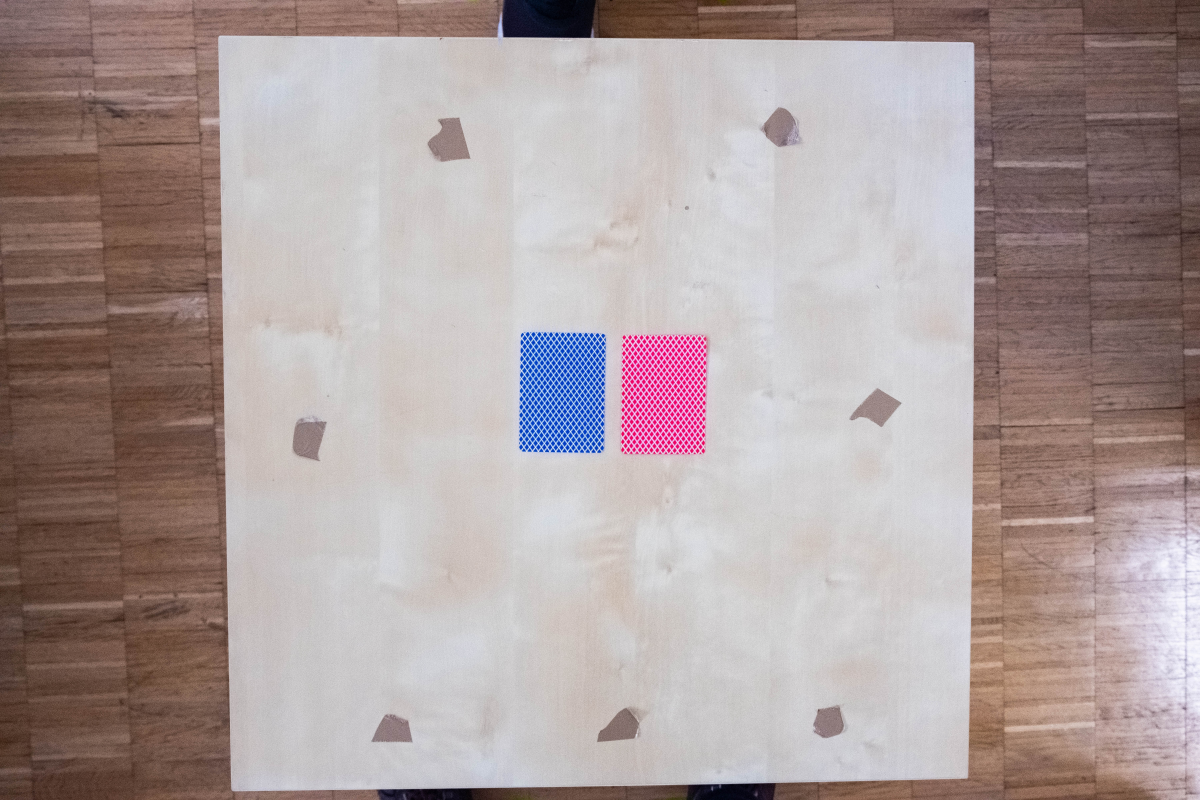
#> input picture data/image_setup/back_cards.jpg, 6000 x 4000 px (shown at 1/5 size)
$ python -i our_utils.py   (imports and definitions only)
#> lines starting #> are read from the running program, lines starting #| are printed output that depends on the picture; after the words box and inside, x2 and y2 are one past the last pixel; in counts of white or black regions, pixels touching at a corner belong together
#> further down, picture is the input picture: shape (4000, 6000, 3); mean B, G, R 157, 158.1, 172.1
import os

import PIL.Image
import skimage
import cv2
import numpy as np
import skimage.exposure as e


# function to select from an array of points delimiting a shape, those corresponding to the corners
def corners(lis, im):
    height = im.shape[0]
    width = im.shape[1]
    n = len(lis)
    corners = []
    if np.abs(lis[0][0][1] - lis[1][0][0]) > np.abs(lis[0][0][1] - lis[1][0][0]):
        old_axis = "x"
    else:
        old_axis = "y"
    for i in range(len(lis)+1):
        if np.abs(lis[(i+1)%n][0][0] - lis[i%n][0][0]) > np.abs(lis[(i+1)%n][0][1] - lis[i%n][0][1]):
            current_axis = "x"
        else:
            current_axis = "y"
        if current_axis != old_axis:
            old_axis = current_axis
            corners.append(lis[i%n][0][:])
            continue
    corners = np.array(corners)

    while len(corners)>4:

        right = list(map(lambda x: x[0] > width//2, corners))
        if len(np.array(corners)[right]) != 2:
            rem = np.argmin([x[0] for x in np.array(corners)[right]])
            corners = np.delete(corners, rem, axis = 0)

        left = list(map(lambda x: x[0] <= width//2, corners))
        if len(np.array(corners)[left]) != 2:
            rem = np.argmax([x[0] for x in np.array(corners)[left]])
            corners = np.delete(corners, rem, axis = 0)

        up = list(map(lambda x: x[1] > height//2, corners))
        if len(np.array(corners)[up]) != 2:
            rem = np.argmin([x[1] for x in np.array(corners)[up]])
            corners = np.delete(corners, rem, axis = 0)

        down = list(map(lambda x: x[1] <= height//2, corners))
        if len(np.array(corners)[down]) != 2:
            rem = np.argmax([x[1] for x in np.array(corners)[down]])
            corners = np.delete(corners, rem, axis = 0)

    return corners


def plot(im):
    ## add some whithe pixels above and below the make the table more recognizable in case of decentered picutres
    im = np.vstack([np.zeros((100,6000,3)), im, np.zeros((100,6000,3))])
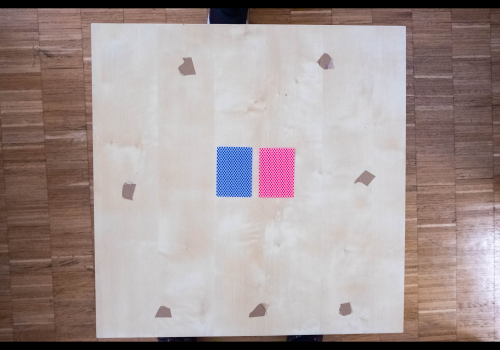
#> im: shape (4200, 6000, 3) float64 (shown at 1/12 size); mean of channels 0, 1, 2 149.6, 150.6, 163.9; drawn as B, G, R
    im = im.astype(np.uint8)

    width = im.shape[1]
    height = im.shape[0]

    # go to gray color and apply a gaussian blur filter
    img_gray = cv2.cvtColor(im, cv2.COLOR_BGR2GRAY)
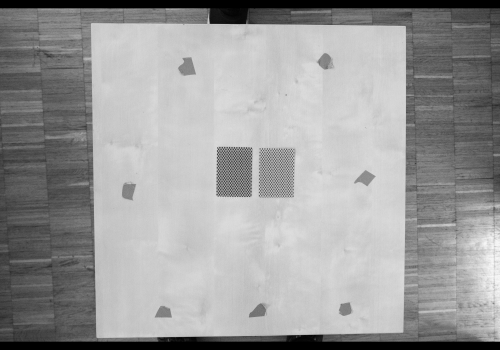
#> img_gray: shape (4200, 6000) (shown at 1/12 size); min 0, max 254, mean 154.5
    img_gray = cv2.GaussianBlur(img_gray, (21, 21), 1)

    # obtain a binary image
    ret, thresh = cv2.threshold(img_gray, 170, 255, cv2.THRESH_BINARY + cv2.THRESH_OTSU)
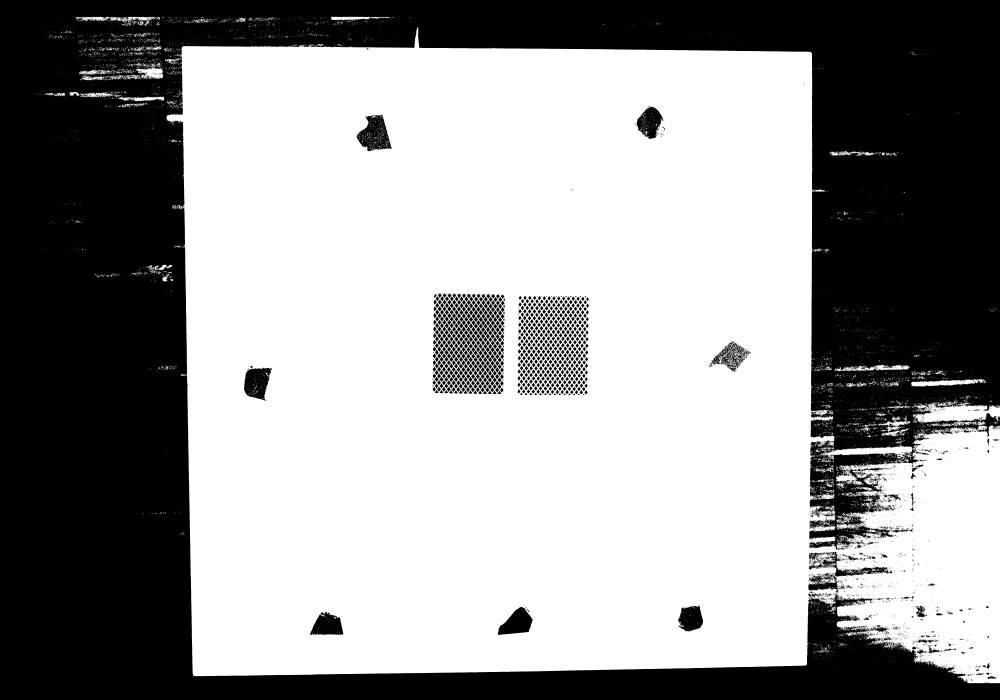
#> thresh: shape (4200, 6000) (shown at 1/6 size); 59.4% white; 4838 black regions (3781 under 20 px), largest, box (x1, y1, x2, y2) and area: (0, 0, 6000, 4200) 9745780, (2140, 689, 2351, 907) 26419, (1464, 2205, 1633, 2404) 22400
#> ret = 143

    # define the filter that will be used for opening, dialtion and erosion
    kernelop = np.ones((80,80),np.uint8)
    kerneldil = np.ones((90,90),np.uint8)
    kernelder = np.ones((30,30),np.uint8)

    # apply opening, dialtion and erosion
    image = cv2.morphologyEx(thresh, cv2.MORPH_OPEN, kernelop)
#> image: shape (4200, 6000); 55.3% white; 17 black regions (1 under 20 px), largest, box (x1, y1, x2, y2) and area: (0, 0, 6000, 4200) 10603872, (2596, 1762, 3030, 2365) 253304, (3107, 1777, 3537, 2372) 249137
    image = cv2.dilate(image,kerneldil,iterations = 1)
#> image: shape (4200, 6000); 60% white; 10 black regions, largest, box (x1, y1, x2, y2) and area: (0, 0, 6000, 4200) 9740534, (2643, 1808, 2985, 2320) 169119, (3153, 1822, 3488, 2328) 166040
    image = cv2.erode(image ,kernelder,iterations = 5)
#> image: shape (4200, 6000); 52.4% white; 10 black regions, largest, box (x1, y1, x2, y2) and area: (0, 0, 6000, 4200) 11103299, (2573, 1738, 3060, 2395) 313974, (3083, 1752, 3563, 2403) 309010
    edges = cv2.Canny(image, 50, 150, apertureSize=3)
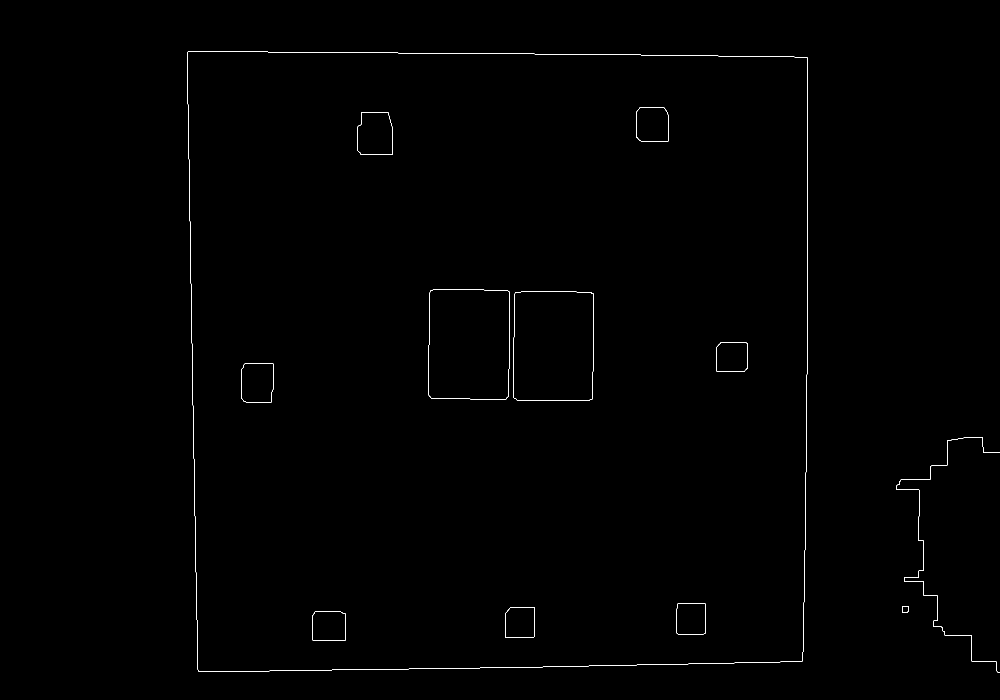
#> edges: shape (4200, 6000) (shown at 1/6 size); 0.11% white in thin lines or dots, all inside (x1, y1, x2, y2) = (1123, 308, 6000, 4036)

    # find the contours and select that one which has points that are both in the lowoer left and upper right corners, it
    # will be the table's contour
    contours, hierarchy = cv2.findContours(edges, cv2.RETR_TREE, cv2.CHAIN_APPROX_SIMPLE)
#> contours = 23 contours, 1 with area under 20; largest, box (x1, y1, x2, y2) and area: (1123, 308, 4848, 4032) 13561157, (1123, 308, 4848, 4032) 13561144, (2572, 1737, 3060, 2395) 313976, (2572, 1737, 3060, 2395) 313960, (3082, 1751, 3563, 2403) 309014
    for i in range(len(contours)):
        current_contour = contours[i]
        current_contour = current_contour.reshape(len(current_contour), 2)
        if (np.any([j[0]>(width*2/3) and j[1]<(height/4) for j in current_contour]) and np.any([j[0]<(width/3) and j[1]>(height*3/4) for j in current_contour])):

            max_c = i
            break
#> this loop made 4 passes
#> max_c on pass 4: 3

    # apply convex hull
    hull = cv2.convexHull(contours[max_c])
#> hull = contour of 57 points, box (x1, y1, x2, y2) (1123, 308, 4848, 4032), area 13571998

    return hull, edges, contours


def cyclic_intersection_pts(pts):
#    Sorts 4 points in clockwise direction to enable the rest of the code to stretch the correct dimensions"
    if pts.shape[0] != 4:
        return None

    # Calculate the center
    center = np.mean(pts, axis=0)

    # Sort the points in clockwise
    cyclic_pts = [
        pts[np.where(np.logical_and(pts[:, 0] < center[0], pts[:, 1] < center[1]))[0][0], :], # Top-left
        pts[np.where(np.logical_and(pts[:, 0] > center[0], pts[:, 1] < center[1]))[0][0], :], # Top-right
        pts[np.where(np.logical_and(pts[:, 0] > center[0], pts[:, 1] > center[1]))[0][0], :], # Bottom-Right
        pts[np.where(np.logical_and(pts[:, 0] < center[0], pts[:, 1] > center[1]))[0][0], :]  # Bottom-Left
    ]

    return np.array(cyclic_pts)


def deskew(im, calibration = False):
    # open the image
#     im = skimage.io.imread(file)
#     color = cv2.imread(file, cv2.IMREAD_COLOR)
    if calibration:
        file2 = os.path.join("data/train/train_21.jpg")
        im2 = skimage.io.imread(file2)
        newimage = e.match_histograms(im, im2, channel_axis=-1)
        im = newimage
    try:
        hull, edges, contours = plot(im)
        corn = corners(hull, im) - np.tile(np.array([0,100]), (4, 1))
#> in corners, `n = len(lis)`: n = 57
#> the loop in corners, `for i in range(len(lis)+1):` made 58 passes
#> after the loop in corners, `for i in range(len(lis)+1):`: corners = [[1154, 308], [4840, 343], [4813, 3967], [1193, 4030], [1128, 310]]
#> the loop in corners, `while len(corners)>4: ` made 1 pass
#> (right, left, rem, up, down) on pass 1: ([False, True, True, False, False], [True, False, False, True, True], 1, [False, True, True, False], [True, False, False, True])
#> after the loop in corners, `while len(corners)>4:`: rem = 1
#> corn = [[1154, 208], [4813, 3867], [1193, 3930], [1128, 210]]
        intersect_pts = cyclic_intersection_pts(corn)
#> in cyclic_intersection_pts, `center = np.mean(pts, axis=0)`: center = [2072, 2053.8]

        width = 4000
        # List the output points in the same order as input
        # Top-left, top-right, bottom-right, bottom-left
        dstPts = [[0, 0], [width, 0], [width, width], [0, width]]
        # Get the transform
        m = cv2.getPerspectiveTransform(np.float32(intersect_pts), np.float32(dstPts))
        # Transform the image
        out = cv2.warpPerspective(im, m, (int(width), int(width))) #substitute color to im to save pics
        #return deskewd img
    except IndexError:
        try:
            out = deskew(im, calibration = True)
        except:
            out = im[200:3800,1200:4800,:]
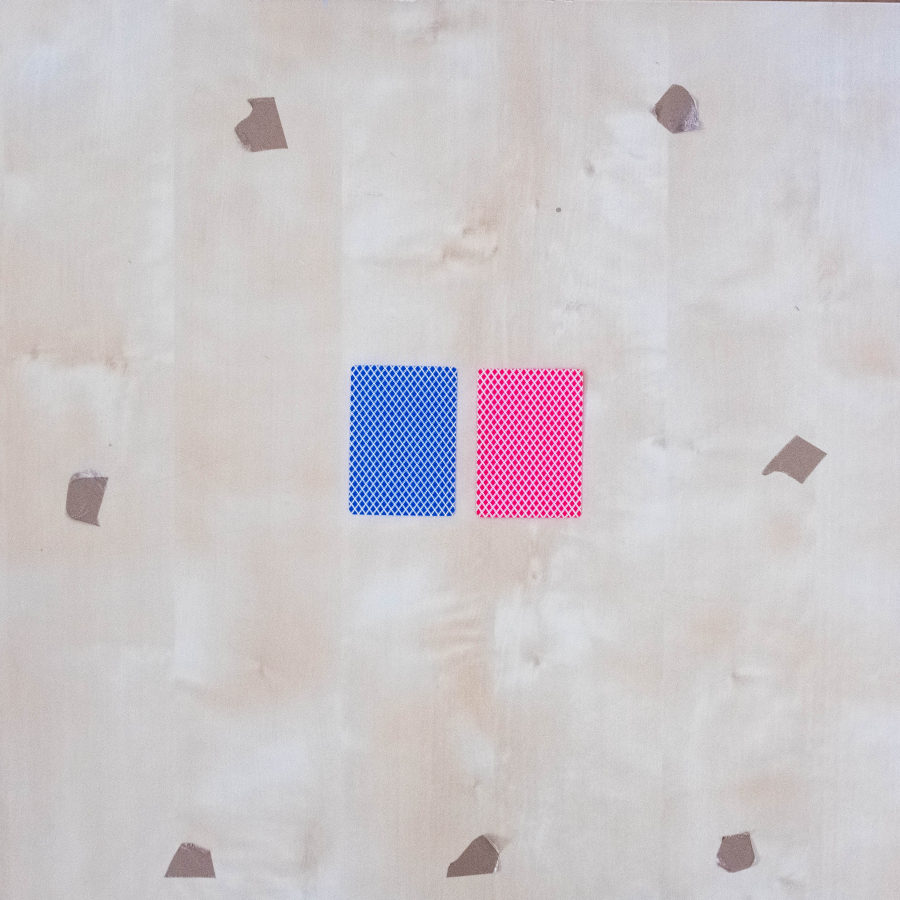
#> out: shape (3600, 3600, 3) (shown at 1/4 size); mean B, G, R 202.6, 198.8, 203.8
    return out

>>> import cv2
>>> picture = cv2.imread('data/image_setup/back_cards.jpg')
>>> result = deskew(picture)

$ run again, on data/image_setup/chips.jpg
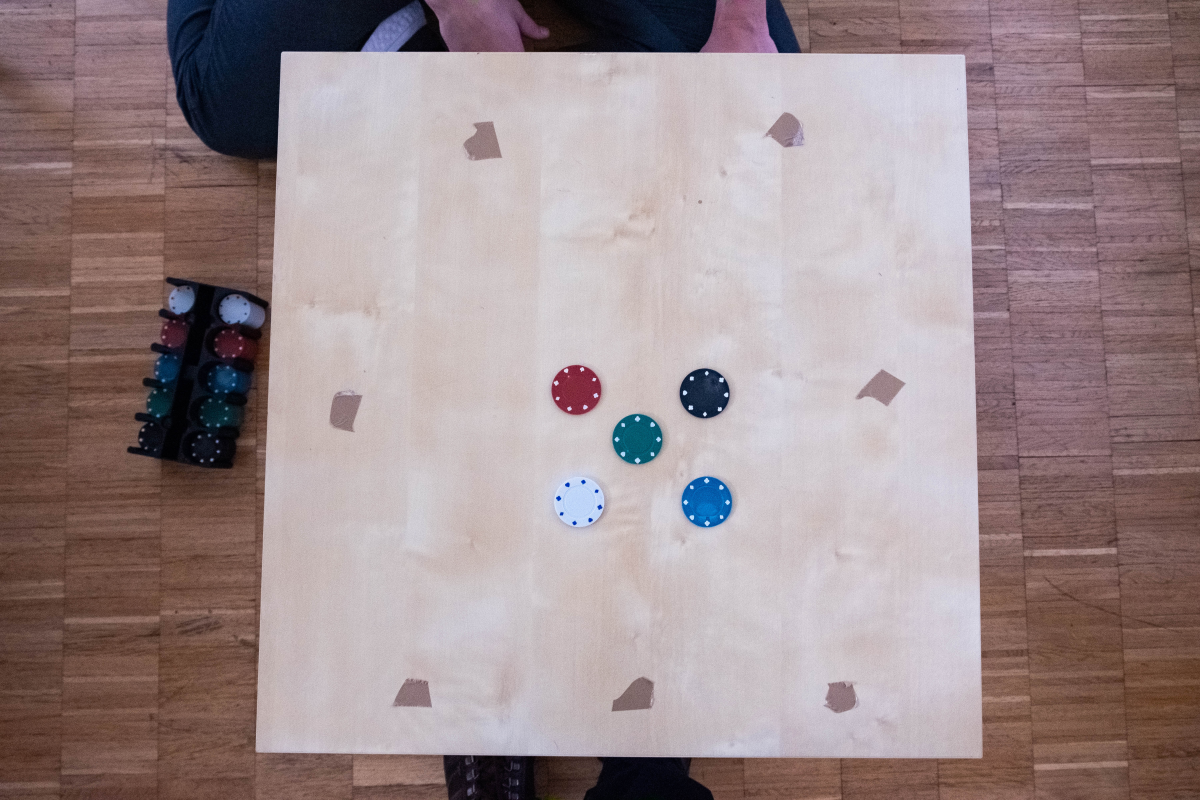
#> input picture data/image_setup/chips.jpg, 6000 x 4000 px (shown at 1/5 size)
#> picture is the input picture: shape (4000, 6000, 3); mean B, G, R 141.4, 139.7, 156.5
#> in plot, `ret, thresh = cv2.threshold(img_gray, 170, 255, cv2.THRESH_BINARY + cv..`:
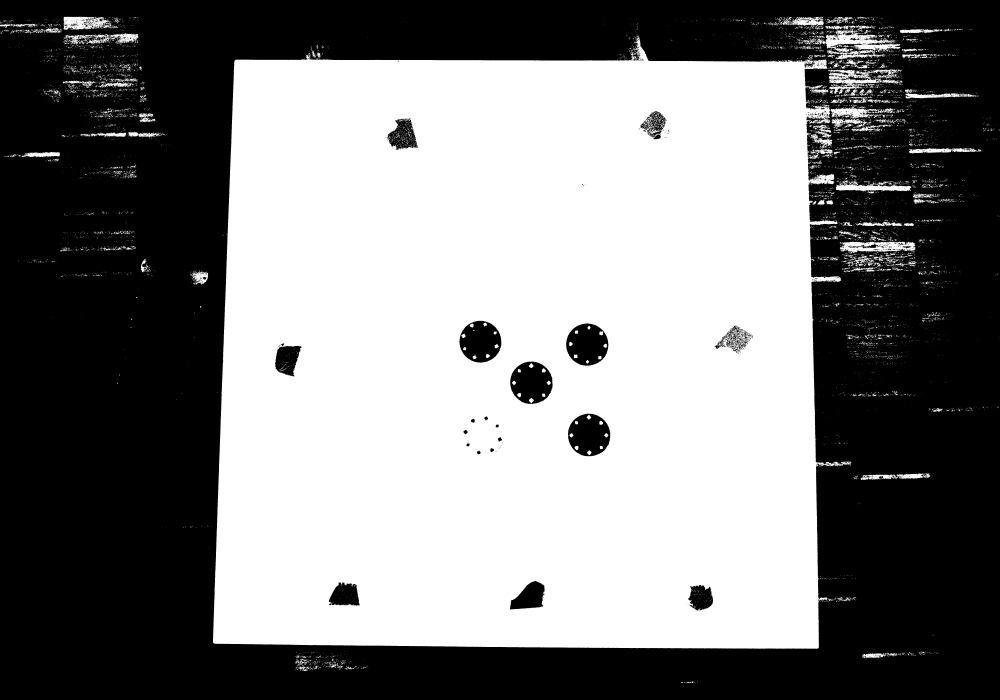
#> thresh: shape (4200, 6000) (shown at 1/6 size); 49.8% white; 13211 white regions (11780 under 20 px), largest, box (x1, y1, x2, y2) and area: (1277, 212, 5107, 3893) 12156005, (4888, 179, 5403, 358) 35284, (4969, 416, 5386, 565) 22089
#> ret = 138
#> edges: shape (4200, 6000); 0.09% white in thin lines or dots, all inside (x1, y1, x2, y2) = (1311, 389, 4888, 3867)
#> in plot, `contours, hierarchy = cv2.findContours(edges, cv2.RETR_TREE, cv2.CHAIN..`: contours = 24 contours; largest, box (x1, y1, x2, y2) and area: (1311, 389, 4888, 3867) 12041818, (1311, 389, 4888, 3867) 12041811, (3391, 2466, 3686, 2762) 78975, (3391, 2466, 3686, 2762) 78871, (3044, 2152, 3339, 2448) 78817
#> the loop in plot, `for i in range(len(contours)):` made 1 pass
#> max_c on pass 1: 0
#> in plot, `hull = cv2.convexHull(contours[max_c])`: hull = contour of 44 points, box (x1, y1, x2, y2) (1311, 389, 4888, 3867), area 12053584
#> n = 44
#> the loop in corners, `for i in range(len(lis)+1):` made 45 passes
#> after the loop in corners, `for i in range(len(lis)+1):`: corners = [[1903, 389], [4800, 402], [4885, 3866], [1312, 3834], [1443, 391]]
#> the loop in corners, `while len(corners)>4: ` made 1 pass
#> (right, left, rem, up, down) on pass 1: ([False, True, True, False, False], [True, False, False, True, True], 0, [False, True, True, False], [True, False, False, True])
#> after the loop in corners, `while len(corners)>4:`: rem = 0
#> corn = [[4800, 302], [4885, 3766], [1312, 3734], [1443, 291]]
#> center = [3110, 2023.2]
#> cyclic_pts = [[1443, 291], [4800, 302], [4885, 3766], [1312, 3734]]
#> intersect_pts has the same summary as cyclic_pts in cyclic_intersection_pts
#> m = [[1.21, 0.0459, -1755.5], [-0.00408, 1.25, -356.6], [1.6e-06, 1.89e-05, 1]]
#> in deskew, `out = cv2.warpPerspective(im, m, (int(width), int(width)))`:
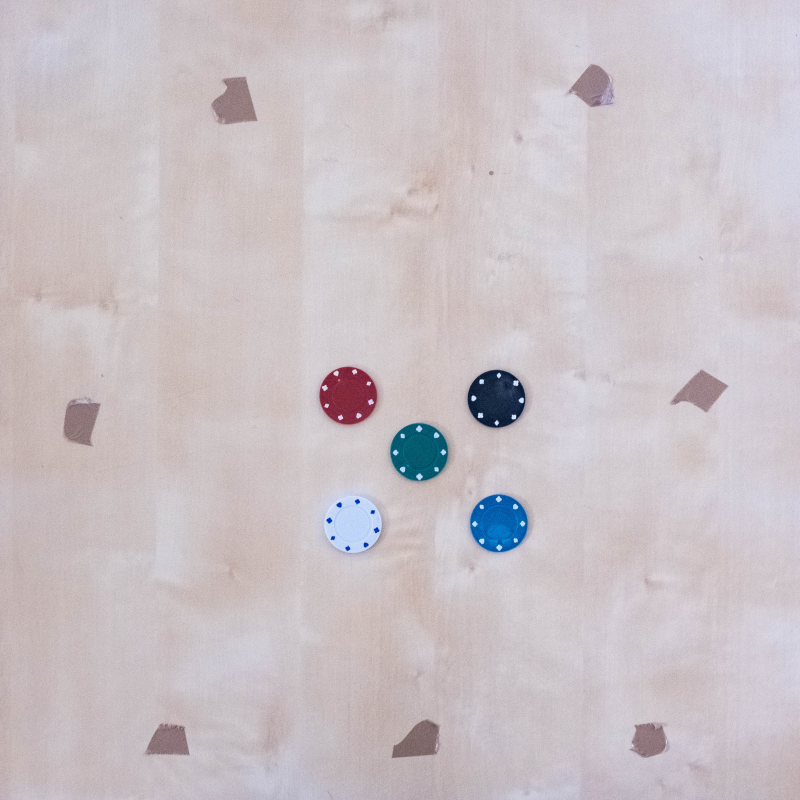
#> out: shape (4000, 4000, 3) (shown at 1/5 size); mean B, G, R 197.5, 193.2, 201.6
